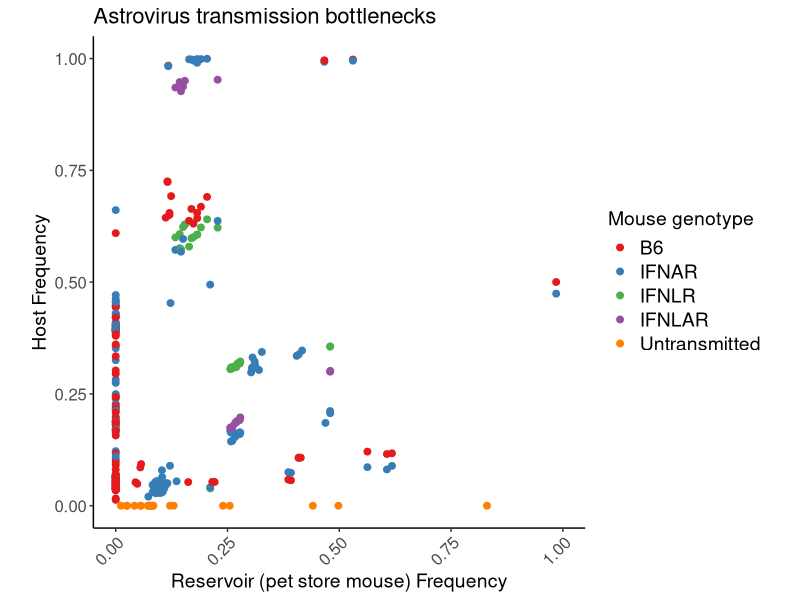
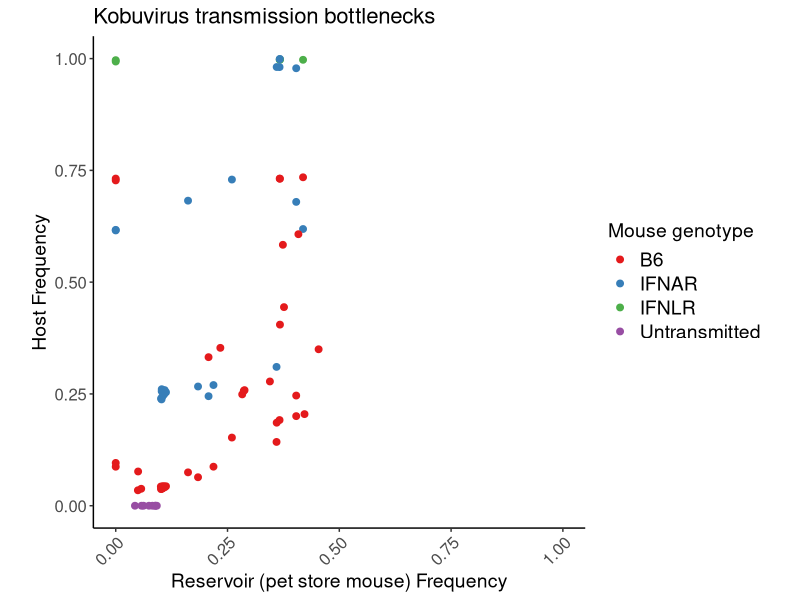
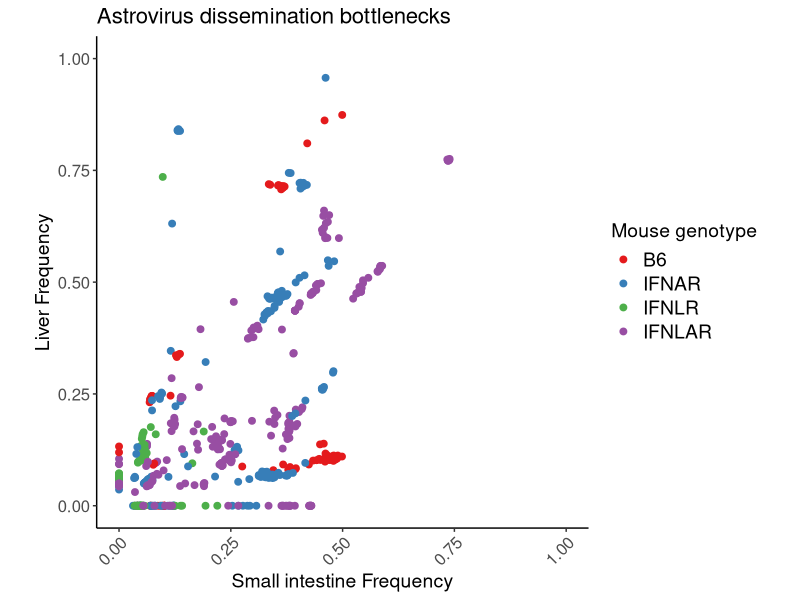
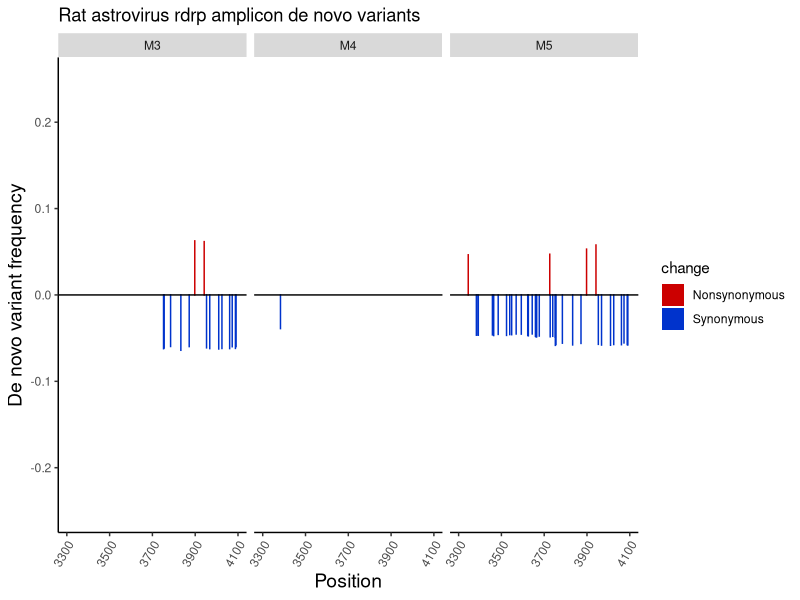

Reproduce these figures in R, in order.
## ---- chunk 1
knitr::opts_chunk$set(echo = TRUE, message = FALSE)
## ---- chunk 2
#Import data: a csv file containing the average frequencies of astrovirus rdrdp amplicon variants detected by the ivar pipeline. These frequencies are determined by comparing a pet store mouse to itself (i.e. an "intra-pet store mouse variant"), and each of the specific pathogen free (SPF) mouse genotypes (i.e. B6, IFNAR knockout, IFNLR knockout, or IFNLAR knocout) to the petstore mice. 
library(ggplot2)
library(RColorBrewer)
library(dplyr)
library(stringr)


dat <- read.csv("../final_data/astro_transmission_data.csv", header=TRUE, stringsAsFactors = FALSE) %>% #<- user set filename
  mutate(mouse_genotype = as.factor(mouse_genotype)) %>%
  subset(., PASS_repA == "TRUE" & PASS_repB == "TRUE" & exclude_from_final != "Y") %>% #Filter out observations with non-significant Fisher's exact tests, and those that fall within primer binding sites/outside of assembled consensus region.
  .[!grepl("[-\\+]", .$ALT), ] %>% #remove insertions or deletions from consideration
  .[,c("experiment", "primer_set", "mouse_ivar_number", "cage", "mouse_genotype", "REGION", "POS", "REF", "ALT", "REF_CODON", "REF_AA", "ALT_CODON", "ALT_AA", "average_variant_freq")] #pare down dataset


#separate the data into two separate dataframes, one containing the intra-petstore mouse variants, and one containing the SPF vs pet store mouse variants
petstore.variants <- dat[grep("petstore", dat$mouse_genotype), ]
spf.variants <- dat[-grep("petstore", dat$mouse_genotype), ]

merged<- merge(x=spf.variants, y=petstore.variants, by = c("experiment", "primer_set", "POS", "REF", "ALT", "cage", "REGION"), all.x = TRUE, all.y = TRUE, suffixes = c("_spf", "_petstore"))

#Replace NA's in the variant frequency columns with zeros so that the frequencies of variants can be graphed
merged[,c("average_variant_freq_spf", "average_variant_freq_petstore")][is.na(merged[,c("average_variant_freq_spf", "average_variant_freq_petstore")])] <- 0

#Make the mouse genotypes into character type
merged$mouse_genotype_spf <- as.character(merged$mouse_genotype_spf)

#Replace NA's in the "Reference_spf" column to "untransmitted" to allow for graphing
merged[,"mouse_genotype_spf"][is.na(merged[,"mouse_genotype_spf"])] <- "untransmitted"

#Turn mouse genotypes back to factor type
merged$mouse_genotype_spf <- as.factor(merged$mouse_genotype_spf)

#Rename mouse genotypes for the graph legend
levels(merged$mouse_genotype_spf) <- list("B6"="b6_cohoused",
                                         "IFNAR" = "IFNAR_ko_cohoused",
                                         "IFNLR" = "IFNLR_ko_cohoused",
                                         "IFNLAR" = "IFNLAR_ko_cohoused",
                                         "Untransmitted" = "untransmitted")

###Plot of bottleneck analysis
ggplot(merged, aes(y=average_variant_freq_spf, x=average_variant_freq_petstore))+
  geom_point(aes(color = mouse_genotype_spf),
             size = 2)+
  scale_color_brewer(palette = "Set1")+
  labs(color = "Mouse genotype")+
  scale_x_continuous(limits = c(0, 1), name="Reservoir (pet store mouse) Frequency") +
  scale_y_continuous(limits = c(0, 1), name="Host Frequency") +
  ggtitle("Astrovirus transmission bottlenecks")+
  theme(panel.grid = element_blank(),
        panel.background = element_blank(),
        axis.line = element_line(colour = "black"),
        legend.key = element_blank(),
        plot.title = element_text(size = 16),
        axis.title = element_text(size = 14),
        axis.text.y = element_text(size = 12),
        axis.text.x = element_text(size = 12, angle = 45, hjust = 1),
        legend.title = element_text(size = 14),
        legend.text = element_text(size = 14),
        strip.text = element_text(size = 16),
        aspect.ratio = 1)
## ---- chunk 3
dat <- read.csv("../final_data/kobu_transmission_data.csv", header=TRUE, stringsAsFactors = FALSE) %>% #<- user set filename
  mutate(mouse_genotype = as.factor(mouse_genotype)) %>%
  subset(., PASS_repA == "TRUE" & PASS_repB == "TRUE" & exclude_from_final != "Y") %>% #Filter out observations with non-significant Fisher's exact tests, and those that fall within primer binding sites/outside of assembled consensus region.
  .[!grepl("[-\\+]", .$ALT), ] %>% #remove insertions or deletions from consideration
  .[,c("experiment", "primer_set", "mouse_ivar_number", "cage", "mouse_genotype", "REGION", "POS", "REF", "ALT", "REF_CODON", "REF_AA", "ALT_CODON", "ALT_AA", "average_variant_freq")] #pare down dataset


#separate the data into two separate dataframes, one containing the intra-petstore mouse variants, and one containing the SPF vs pet store mouse variants
petstore.variants <- dat[grep("petstore", dat$mouse_genotype), ]
spf.variants <- dat[-grep("petstore", dat$mouse_genotype), ]

merged<- merge(x=spf.variants, y=petstore.variants, by = c("experiment", "primer_set", "POS", "REF", "ALT", "cage", "REGION"), all.x = TRUE, all.y = TRUE, suffixes = c("_spf", "_petstore"))

#Replace NA's in the variant frequency columns with zeros so that the frequencies of variants can be graphed
merged[,c("average_variant_freq_spf", "average_variant_freq_petstore")][is.na(merged[,c("average_variant_freq_spf", "average_variant_freq_petstore")])] <- 0

#Make the mouse genotypes into character type
merged$mouse_genotype_spf <- as.character(merged$mouse_genotype_spf)

#Replace NA's in the "Reference_spf" column to "untransmitted" to allow for graphing
merged[,"mouse_genotype_spf"][is.na(merged[,"mouse_genotype_spf"])] <- "untransmitted"

#Turn mouse genotypes back to factor type
merged$mouse_genotype_spf <- as.factor(merged$mouse_genotype_spf)

#Rename mouse genotypes for the graph legend
levels(merged$mouse_genotype_spf) <- list("B6"="b6_cohoused",
                                         "IFNAR" = "IFNAR_ko_cohoused",
                                         "IFNLR" = "IFNLR_ko_cohoused",
                                         "IFNLAR" = "IFNLAR_ko_cohoused",
                                         "Untransmitted" = "untransmitted")

###Plot of bottleneck analysis
ggplot(merged, aes(y=average_variant_freq_spf, x=average_variant_freq_petstore))+
  geom_point(aes(color = mouse_genotype_spf),
             size = 2)+
  scale_color_brewer(palette = "Set1")+
  labs(color = "Mouse genotype")+
  scale_x_continuous(limits = c(0, 1), name="Reservoir (pet store mouse) Frequency") +
  scale_y_continuous(limits = c(0, 1), name="Host Frequency") +
  ggtitle("Kobuvirus transmission bottlenecks")+
  theme(panel.grid = element_blank(),
        panel.background = element_blank(),
        axis.line = element_line(colour = "black"),
        legend.key = element_blank(),
        plot.title = element_text(size = 16),
        axis.title = element_text(size = 14),
        axis.text.y = element_text(size = 12),
        axis.text.x = element_text(size = 12, angle = 45, hjust = 1),
        legend.title = element_text(size = 14),
        legend.text = element_text(size = 14),
        strip.text = element_text(size = 16),
        aspect.ratio = 1)
## ---- chunk 4
dat <- read.csv("../final_data/astro_dissemination_data.csv", header = T, stringsAsFactors = FALSE) %>%
  mutate(mouse_genotype = as.factor(mouse_genotype)) %>%
  subset(., PASS_repA == "TRUE" & PASS_repB == "TRUE" & exclude_from_final != "Y") %>% #Filter out observations with non-significant Fisher's exact tests, and those that fall within primer binding sites/outside of assembled consensus region.
  filter(!str_detect(ALT, "-")) %>% #remove insertions or deletions from consideration
  filter(!str_detect(ALT, "\\+")) %>%
  .[,c("experiment", "primer_set", "mouse_ivar_number", "cage", "mouse_genotype", "REGION", "POS", "REF", "ALT", "REF_CODON", "REF_AA", "ALT_CODON", "ALT_AA", "average_variant_freq")] #pare down dataset


#separate the data into two separate dataframes, one containing the SI vs. SI read variants, and one containing the liver vs SI read variants
si.variants <- dat[grep("AK04_si", dat$experiment), ] %>%
  within(., rm(experiment, REF_CODON, REF_AA, ALT_CODON, ALT_AA))

liv.variants <- dat[grep("AK04_liv", dat$experiment), ] %>%
  within(., rm(experiment))

#Merge the two dataframes so that the frequencies can be compared between the liver and SI datasets
merged<- merge(x=liv.variants, y=si.variants, by = c("primer_set", "REGION", "POS", "REF", "ALT", "cage", "primer_set", "mouse_ivar_number", "mouse_genotype"), all.x = TRUE, all.y = TRUE, suffixes = c("_liv", "_si"))

#Replace NA's in the variant frequency columns with zeros so that the frequencies of variants can be graphed
merged[,c("average_variant_freq_liv", "average_variant_freq_si")][is.na(merged[,c("average_variant_freq_liv", "average_variant_freq_si")])] <- 0


#Turn mouse genotypes and cage #'s to factor type
merged <- merged %>%
  mutate(mouse_genotype = factor(mouse_genotype)) %>%
  droplevels()

#Rename mouse genotypes
levels(merged$mouse_genotype) <- list("B6"="b6_cohoused",
                                         "IFNAR" = "IFNAR_ko_cohoused",
                                         "IFNLR" = "IFNLR_ko_cohoused",
                                         "IFNLAR" = "IFNLAR_ko_cohoused")
#Plot dissemination graph
ggplot(merged, aes(y=average_variant_freq_liv, x=average_variant_freq_si))+
  geom_point(aes(color = mouse_genotype),
             size = 2)+
#  scale_color_manual(values=c("#E41A1C", "#377EB8", "#FF7F00")) +
  scale_color_brewer(palette = "Set1")+
  labs(shape = "Cage", color = "Mouse genotype")+
  scale_x_continuous(limits = c(0, 1), name="Small intestine Frequency") +
  scale_y_continuous(limits = c(0, 1), name="Liver Frequency") +
  ggtitle("Astrovirus dissemination bottlenecks")+
  theme(panel.grid = element_blank(),
        panel.background = element_blank(),
        #strip.background = element_rect(color = "black", size=0.5, fill = "white"),
        axis.line = element_line(colour = "black"),
        legend.key = element_blank(),
        plot.title = element_text(size = 16),
        axis.title = element_text(size = 14),
        axis.text.y = element_text(size = 12),
        axis.text.x = element_text(size = 12, angle = 45, hjust = 1),
        legend.title = element_text(size = 14),
        legend.text = element_text(size = 14),
        strip.text = element_text(size = 16),
        aspect.ratio = 1)
## ---- chunk 5
dat <- read.csv("../final_data/combined_rat_variants.csv", header = T, stringsAsFactors = FALSE) %>%
  subset(., PASS_repA == "TRUE" & PASS_repB == "TRUE" & exclude_from_final == "N") %>% #Filter out observations with non-significant Fisher's exact tests, and those that fall within primer binding sites/outside of assembled consensus region.
    .[,c("experiment", "primer_set", "mouse_ivar_number", "cage", "mouse_genotype", "REGION", "POS", "REF", "ALT", "REF_CODON", "REF_AA", "ALT_CODON", "ALT_AA", "average_variant_freq")]


#separate the capsid.data into three separate capsid.dataframes: 1. Variants found in rat 1; 2. Variants found in rat 2; 3. Variants found in b6 SPF mice
rat_1 <- dat %>%
  .[grep("rat_1", .$mouse_genotype), ] %>%
  .[,c("primer_set", "cage", "POS", "REF", "ALT", "average_variant_freq")] %>%
  dplyr::rename(rat_1_freq = average_variant_freq)



rat_2 <- dat %>%
  .[grep("rat_2", .$mouse_genotype), ] %>%
  .[,c("primer_set", "cage", "POS", "REF", "ALT", "average_variant_freq")] %>%
  dplyr::rename(rat_2_freq = average_variant_freq)


b6 <- dat %>%
  .[grep("B6", .$mouse_genotype), ] %>%
  dplyr::rename(b6_freq = average_variant_freq)


#Merge the 3 dataframes based on the variant position.
#Write merge function which can take 3 datasets as input
MyMerge <- function(x,y) {
  df <- merge(x, y, by = c("primer_set", "POS", "REF", "ALT", "cage"), all.x = TRUE, all.y=TRUE)
  return(df)
}

#Combine the 3 datasets based on primer set, variant position, nucleotide change and cage
combined.data <- Reduce(MyMerge, list(rat_1, rat_2, b6))

#Change any values that are NA to 0, since non-existent variants in pet store mice technically have a frequency of 0.
combined.data[,c("rat_1_freq", "rat_2_freq")][is.na(combined.data[,c("rat_1_freq", "rat_2_freq")])] <- 0

#Create a new dataframe that only contains the de novo variants by grabbing only the b6 variants that were NOT identified in either pet store rat
denovo.variants <- combined.data %>%
  subset(.,rat_1_freq == 0 & rat_2_freq == 0) %>%
  mutate(change = ifelse(REF_AA == ALT_AA, "S", "N")) %>%
  mutate(change = as.factor(change)) %>%
  mutate(b6_freq = ifelse(change == "N", b6_freq, -b6_freq))

ggplot(data = denovo.variants, aes(x=POS, y = b6_freq, fill = change, color = change)) +
  geom_bar(width = 0.1, stat = "identity", position = "dodge") +
  geom_hline(yintercept = 0)+
  facet_grid(.~mouse_ivar_number) +
  scale_color_manual(values = c("#CC0000", "#0033CC"), guide="none")+
  scale_fill_manual(values = c("#CC0000", "#0033CC"), labels=c("Nonsynonymous", "Synonymous"))+
  scale_x_continuous(limits = c(3300, 4100), 
                     breaks = seq(3300, 4100, 200),
                     name="Position") +
  scale_y_continuous(limits = c(-0.25,0.25), name="De novo variant frequency") +
  ggtitle("Rat astrovirus rdrp amplicon de novo variants") +
  theme(panel.grid = element_blank(),
        panel.background = element_blank(),
        axis.line = element_line(colour = "black"),
        legend.key = element_blank(),
        axis.title = element_text(size = 14),
        axis.text.x = element_text(angle = 60, hjust=1))
